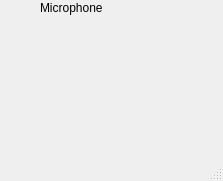
<?xml version="1.0" encoding="UTF-8"?>
<ui version="4.0">
 <class>MainWindow</class>
 <widget class="QMainWindow" name="MainWindow">
  <property name="geometry">
   <rect>
    <x>0</x>
    <y>0</y>
    <width>223</width>
    <height>181</height>
   </rect>
  </property>
  <property name="windowTitle">
   <string>MainWindow</string>
  </property>
  <widget class="QWidget" name="centralwidget">
   <widget class="QLabel" name="label">
    <property name="geometry">
     <rect>
      <x>40</x>
      <y>0</y>
      <width>91</width>
      <height>16</height>
     </rect>
    </property>
    <property name="text">
     <string>Microphone</string>
    </property>
   </widget>
  </widget>
  <widget class="QMenuBar" name="menubar">
   <property name="geometry">
    <rect>
     <x>0</x>
     <y>0</y>
     <width>223</width>
     <height>21</height>
    </rect>
   </property>
  </widget>
  <widget class="QStatusBar" name="statusbar"/>
 </widget>
 <resources/>
 <connections/>
</ui>
